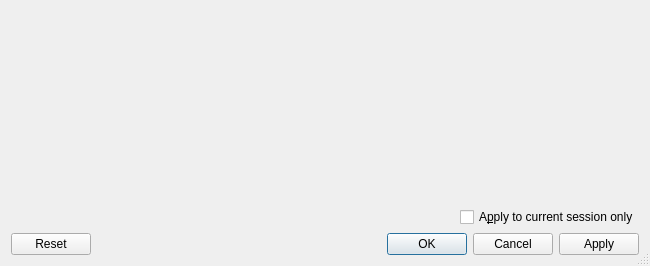
<?xml version="1.0" encoding="UTF-8"?>
<ui version="4.0">
 <class>PrefsUi</class>
 <widget class="QDialog" name="PrefsUi">
  <property name="geometry">
   <rect>
    <x>0</x>
    <y>0</y>
    <width>650</width>
    <height>266</height>
   </rect>
  </property>
  <property name="sizePolicy">
   <sizepolicy hsizetype="Minimum" vsizetype="Minimum">
    <horstretch>0</horstretch>
    <verstretch>0</verstretch>
   </sizepolicy>
  </property>
  <property name="windowTitle">
   <string/>
  </property>
  <property name="sizeGripEnabled">
   <bool>true</bool>
  </property>
  <layout class="QGridLayout" name="gridLayout">
   <item row="0" column="0" colspan="2">
    <widget class="lyx::frontend::PanelStack" name="prefsPS" native="true"/>
   </item>
   <item row="1" column="0">
    <spacer name="horizontalSpacer">
     <property name="orientation">
      <enum>Qt::Orientation::Horizontal</enum>
     </property>
     <property name="sizeHint" stdset="0">
      <size>
       <width>405</width>
       <height>20</height>
      </size>
     </property>
    </spacer>
   </item>
   <item row="1" column="1">
    <widget class="QCheckBox" name="tempSaveCB">
     <property name="toolTip">
      <string>If this is checked, pressing OK or Apply will save the changes only for the current LyX session, not permanently.</string>
     </property>
     <property name="text">
      <string>A&amp;pply to current session only</string>
     </property>
    </widget>
   </item>
   <item row="2" column="0" colspan="2">
    <widget class="QDialogButtonBox" name="buttonBox">
     <property name="standardButtons">
      <set>QDialogButtonBox::StandardButton::Apply|QDialogButtonBox::StandardButton::Cancel|QDialogButtonBox::StandardButton::Ok|QDialogButtonBox::StandardButton::Reset</set>
     </property>
    </widget>
   </item>
  </layout>
 </widget>
 <customwidgets>
  <customwidget>
   <class>lyx::frontend::PanelStack</class>
   <extends>QWidget</extends>
   <header>PanelStack.h</header>
   <container>1</container>
  </customwidget>
 </customwidgets>
 <tabstops>
  <tabstop>prefsPS</tabstop>
 </tabstops>
 <includes>
  <include location="local">qt_i18n.h</include>
 </includes>
 <resources/>
 <connections/>
</ui>
